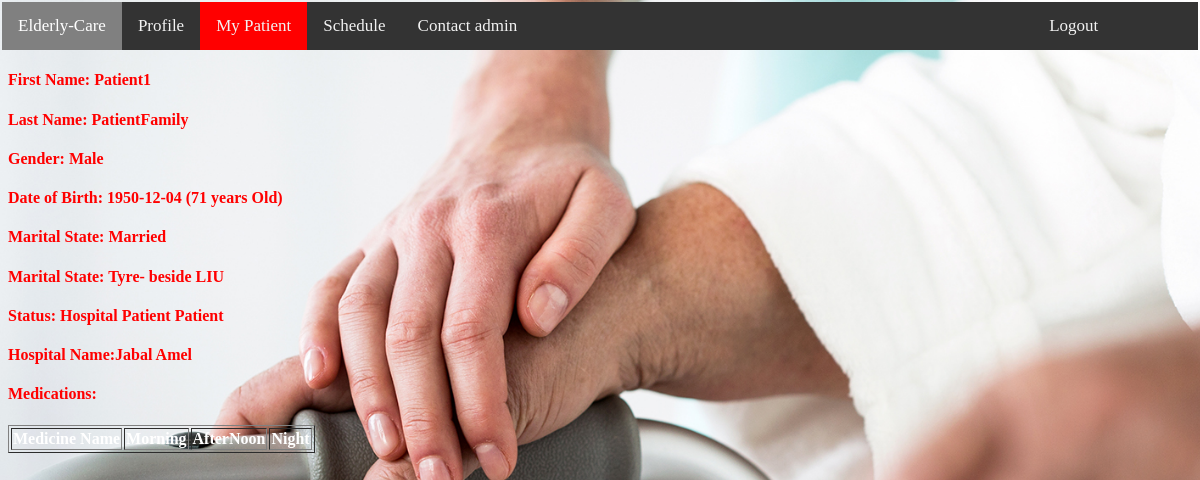
The app's page /Nurses/MyPatient.php (signed in) with its own data.
### tables this page shows
CREATE TABLE `users` (
  `UserID` int(11) NOT NULL,
  `Email` varchar(100) NOT NULL,
  `HashedPassword` varchar(64) NOT NULL,
  `FirstName` varchar(50) NOT NULL,
  `LastName` varchar(50) NOT NULL,
  `Gender` varchar(10) NOT NULL,
  `DateofBirth` date NOT NULL,
  `PhoneNumber` int(8) NOT NULL,
  `MaritalState` varchar(50) NOT NULL,
  `Status` varchar(50) NOT NULL,
  `UserPhoto` varchar(50) DEFAULT NULL
);

CREATE TABLE `patients` (
  `PatientID` int(11) NOT NULL,
  `Address` varchar(100) NOT NULL,
  `Hospital` varchar(100) DEFAULT NULL,
  `Online` int(1) NOT NULL
);

### Nurses/MyPatient.php (the view, shortened to what this page needs)
<!DOCTYPE html>
<html >
  <head>
    <link rel="stylesheet" href="../style.css">
  </head>
<body>
<div class="topnav">
    <a class="active" >Elderly-Care</a>
    <a  href="Nprofile.php">Profile</a>
    <a class="red" href="MyPatient.php">My Patient</a>
    <a  href="NSchedule.php">Schedule</a>
    <a href="Contactadmin.php">Contact admin</a>
    <a class="Logout" href="../Logout.php">Logout</a>
  </div>
  <?php
$UserID=$_SESSION["UserID"];
 require('../config.php');
if(isset($_SESSION["Status"])){
  if($_SESSION["Status"]=="Nurse"){
    $sql="Select PatientID from ordernurse where NurseID =".$UserID." AND Status='Active'";
    $result = mysqli_query($con, $sql);
    $row=mysqli_fetch_assoc($result);
    $PatientID=$row['PatientID'];
    $sql1="Select * from patients where PatientID =".$PatientID."";
    $result1= mysqli_query($con, $sql1);
    $row1=mysqli_fetch_assoc($result1);
    $sql2="Select * from users where UserID =".$PatientID."";
    $result2= mysqli_query($con, $sql2);
    $row2=mysqli_fetch_assoc($result2);
    $FirstName=$row2['FirstName'];
    $LastName=$row2['LastName'];
    $Gender=$row2['Gender'];
    $DateofBirth=$row2['DateofBirth'];
    $from = new DateTime($DateofBirth);
    $to   = new DateTime('today');
    $MaritalState=$row2['MaritalState'];
    $Address=$row1['Address'];
    $Online=$row1['Online'];
    echo'
 <h4>First Name: '.$FirstName.'</h4>
 <h4>Last Name: '.$LastName.'</h4>
 <h4>Gender: '.$Gender.'</h4>
 <h4>Date of Birth: '.$DateofBirth.' ('. $from->diff($to)->y.' years Old)</h4>
 <h4>Marital State: '.$MaritalState.'</h4>
 <h4>Marital State: '.$Address.'</h4>';
 if($Online=='1'){
  echo'<h4>Status: Home Patient</h4>';
 }
 else {
   $HospitalName=$row1['Hospital'];
  echo'<h4>Status: Hospital Patient Patient</h4>';
  echo'<h4>Hospital Name:'.$HospitalName.'</h4>';
 }
 echo'<h4>Medications:</h4>';
 echo '<table border="1">';
 echo '<tr><th>Medicine Name</th><th>Morning</th><th>AfterNoon</th><th>Night</th></tr>';
 echo '</table>';
}}
else  {header("refresh:0,url=../home.php");
die();}?>
</body>
</html>

### style.css (style rules this page uses)
body { background-image: url('th.jpg'); color: white; background-repeat: no-repeat; background-attachment: fixed; background-size: cover; }
.topnav { background-color: #333; overflow: hidden; margin-top: -0.5%; margin-left: -0.5%; margin-right: -0.5%; }
.topnav a { float: left; color: #f2f2f2; text-align: center; padding: 14px 16px; text-decoration: none; font-size: 17px; }
.topnav a.active { background-color: gray; color: white; }
.red { background-color: red; color: white; }
.Logout { float:right; margin-left: 500px; }

### Nurses/MyPatient.php (style rules this page uses)
h4 { color:red; }
.red { background-color: red; color: white; }

### records on screen
users: FirstName "Patient1", LastName "PatientFamily", Gender "Male", DateofBirth "1950-12-04", DateofBirth "71", MaritalState "Married"
patients: Address "Tyre- beside LIU", Hospital "Jabal Amel"
